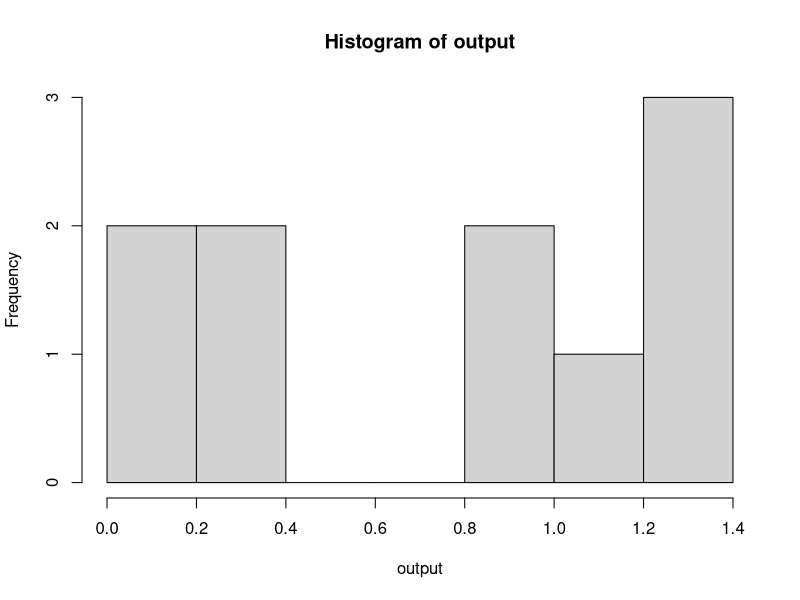
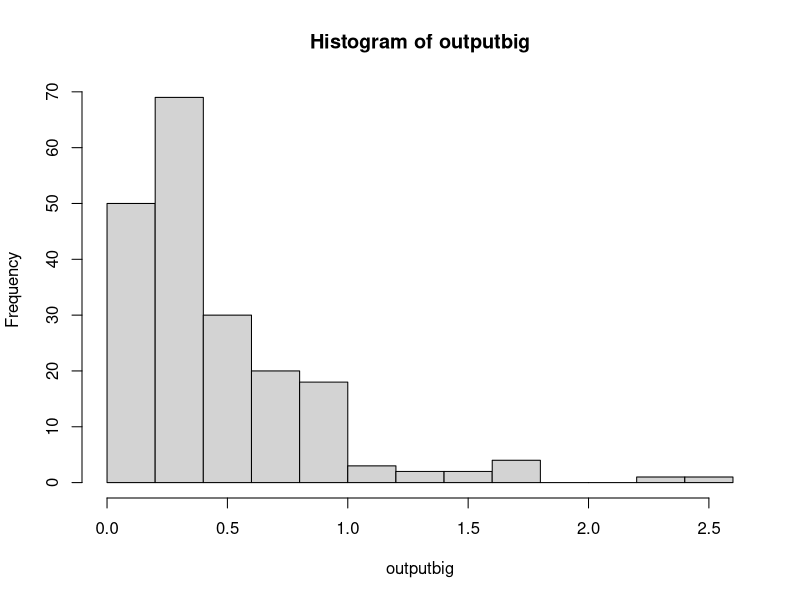
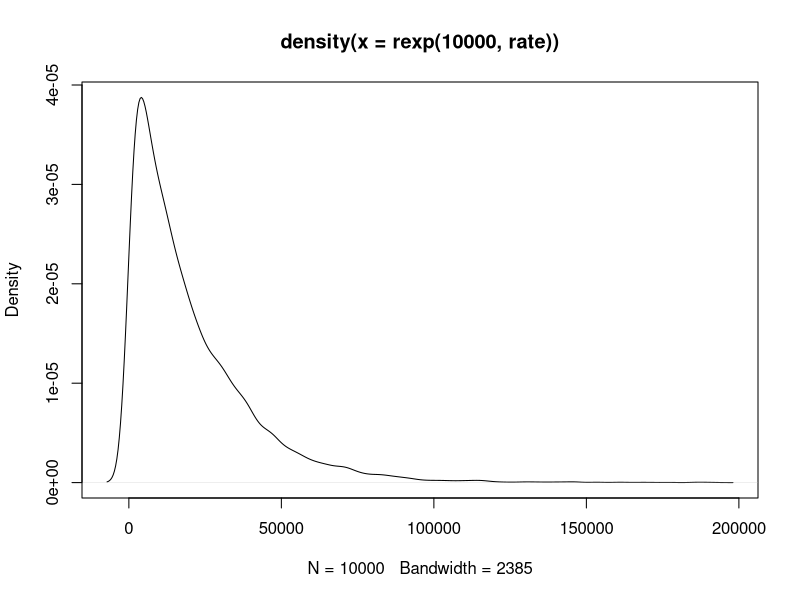
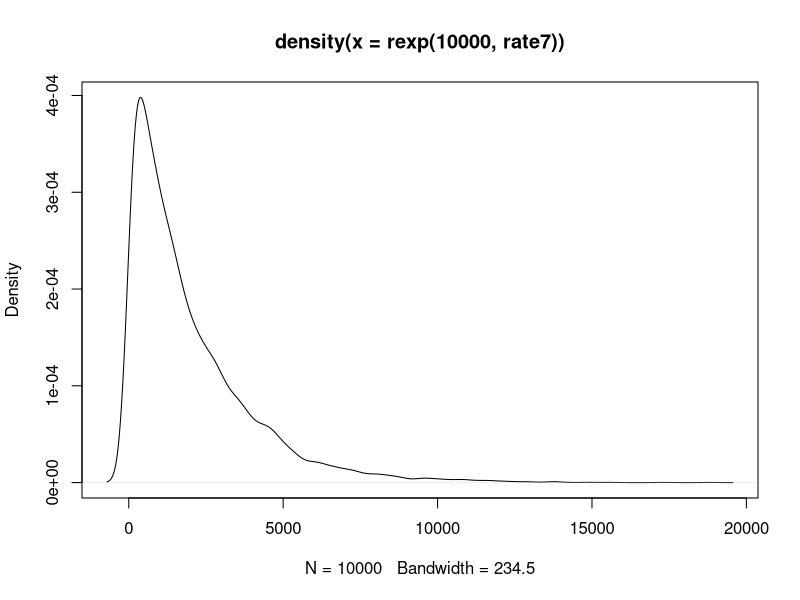

Write the R code that produced these figures, in order.
#M200A COALESCENCE EXERCISES,Dr. Kirk Lohmueller, Fall 2015
#Hayley Stansell
#
#
getwd()
setwd("C:\\Users\\Hayley\\eeb201hayleystansell")
getwd()
#
#
?rexp
#
output<-rexp(10,2)
#[1] 0.21809588 1.70468865 1.24958590 0.03783002 0.65334166 0.31265010 0.25168173 0.32412173 0.05198139 0.64820064
output
hist(output)
#This shows that most outputs are clustering just below 0.5
outputbig<-rexp(200,2)
outputbig
mean(outputbig)
#[1] 0.4781231
hist(outputbig)
#
#
#############################################################################################Exercise FIVE###############
#
#From previous work, it seems that the rate of coalescence should be 1/2N , where 2N is number of chromosomes
#
#
#############################################################################################EXERCISE SIX###############
#
#
rate<-1/20000
mean(rexp(10000, rate))
#[1] 19712.04
##########################a) what is the average time to most recent common ancestor in your simulation?
#19712.04 generations
##########################b) what is the theoretical expectation?
#20,000 generations
##########################c) how do the values compare?
# They are very close to one another. 
##########################d) make a density plot of simulated coalescent times
??densityplot
?density
?plot
density(rexp(10000,rate))
plot(density(rexp(10000,rate)))
#Success!!
##########################e) what is the standard deviation of the coal. times?
output<-rexp(10000,rate)
density(output)
sd(output)
#[1] 20371.65
#
#
#############################################################################################EXERCISE SEVEN#############
##answer parts a-e from Q6 for this simulation
# set 2N = 2000
#
rate7<-1/2000
mean(rexp(10000, rate7))
#[1] 2009.536
##########################a) what is the average time to most recent common ancestor in your simulation?
#2009.536 generations
##########################b) what is the theoretical expectation?
#2000 generations
##########################c) how do the values compare?
# They are very close to one another, just as in Exercise Six
##########################d) make a density plot of simulated coalescent times
density(rexp(10000,rate7))
plot(density(rexp(10000,rate7)))
#Success!! ---it looks nearly identical in shape to the plot from exercise six. 
#             The largest are occupies 0-5000, 1/10 of what was seen with the simulation where 2N=20000 (0-50000). It scales up.
##########################e) what is the standard deviation of the coal. times?
output7<-rexp(10000,rate7)
density(output7)
sd(output7)
#[1] 1999.717
#
##########################f) how does TMRCA from simulations in Q6 (2N =20,000) and Q7 (2N = 2,000) compare?
#  They are both theoretically (and approximately, in simulation) equal to 2N generations.
#  With the population size in Q7 being a tenth of the size of Q6, the resulting TMRCA is similarly one tenth. 
##########################g) what can you conclude about how the population size affects the expected coalescent time?
#  The expected coalescent time appears to scale in direct proportion with population size. 
#  As population size increases or decreases one way or another, the TMRCA is expected to shift accordingly and to the same degree.
#
#
#
##############################################################################################EXERCISE EIGHT#################
#
#POISSON RANDOM VARIABLES
?rpois
#rpois is the random variable generation for the Poisson dist. (there's also dpois, ppois, qpois)
#inputs are n, lambda . n is number of values to return, and lambda is a vector of (non-neg) means
# n is number of "draws", lambda is a rate parameter for the distribution -- rate = expected value (and variance) of the dist.
#
#given rate of occurence (here, 2), over a number of intervals (here, 10) 
#     - how many occurances of an event will there be in a given interval?
rpois(10,2)
#[1] 2 2 3 3 2 3 4 3 3 1
#
#simulate to show that the expected value of a given Poisson distribution is equal to the rate paramter (lambda)
mean(rpois(10000,2))
#[1] 1.9922 ----this mean is approximately 2 (the rate)
#
#getting workable syntax
2*10
1*(10^-4)
#[1] 1e-04
#
#
#
#################################a) add mutations to the geneologies (aka coal. times) simulated in Q6. 
# mu (aka lambda) = 1e-04
# coal. times from Q6 .... 2N = 20,000 . so, 20000 generations (theoretically)
# what is avg. # of SNPs/geneology (the mean! from the poisson)
#
rate8<-1/20000
rexp(10000, rate8) #gets 10,000 simulations of geneologies (coal. times) given 2N = 20,000. 
#10,000 similar/distributed coal. times. given those coal times...each output is an n...10,000 n's / draws for the Poisson
geneologies<-rexp(10000, rate8)
geneologies
#okay
#mean(rpois(geneologies, 1e-04))
#[1] 0 ....hmmmmmmm
#rpois(geneologies, 1e-04)
#all values are zero here.... hmmm
#for geneologies[i-10000]
rate<-1e-04 #no? is rate*geneology value?
rate
for (i in geneologies){
  rate<-1e-04*geneologies[i]
  rpois(i, rate)
  output<-mean(rpois(i,rate))
}
#slow-ish, but not locked up
output
#[1] 0.0001249649
#very close to the rate!
#################################b) What is the average number of SNPs per geneology?
# From my simulation, it appears that the average number of SNPs per geneology closely approximates 
# the given input mutation rate of 0.0002. The number generated through my simulation was ~0.000125
#
#
#################################c) given that Theta = 4N(mu), what is theta predicted to be in this example?
Theta<-2*20000*(1e-04)
Theta
# 4, if working with theoretical values of N and mu . 

#~~~~~~~~~~~~~~~~~~~~~~~~~~~~~~~~~~~~~~~~~~~~~~~~~~~~~~~~~~~~~~~b) TAKE TWO
#feel like my output for b) was incorrect, a my rate did not factor in the length of each geneology as it went
geneologies<-rexp(10000, rate8)
geneologies
#okay
#mean(rpois(geneologies, 1e-04))
#[1] 0 ....hmmmmmmm
#rpois(geneologies, 1e-04)
#all values are zero here.... hmmm
#for geneologies[i-10000]

for (i in geneologies){
  rate<- 1e-04*geneologies #this worked! took out the [i] (had *geneologies[i])
  rpois(i, rate) #appears to output a bunch of values that seem okay....integer numbers, mostly under 5, some up to ~20
  output<-mean(rpois(i,rate))
}
#slow-ish, but not locked up
output
#[1] 1.95577 #avg number of SNPs/geneology
1e-04*20000
#[1] 2
# HERE, the output from this simulation appears to approximate the value of mu*number of geneologies....or, mu*coal.time. 
# So, the average number of SNPs per coalescent time (geneology), is approximating the rate of mutation for the 
# theoretical/ideal. parameters
#
#~~~~~~~~~~~~~~~~~~~~~~~~~~~~~~~~~~~~~~~~~~~~~~~~~~~~~~~~~~~c) BACK TO C
#################################c) given that Theta = 4N(mu), what is theta predicted to be in this example?
Theta<-2*20000*(1e-04) # = 4N(mu)
Theta
# [1] 2, if working with theoretical values of N and mu . 
#
#################################d) how does this value of theta compare to the average number of SNPs seen in the simmulations?
# Theta appears to be aaproximately equal to the average (or expected) number of SNPs per geneology (here, 2). 
#
#
#################################e) TOTALLY NEATZ!
#
#
#################################f) make a density plot of the number of SNPs per simulation replicate....
geneologies<-rexp(10000, rate8)
geneologies
#okay
#mean(rpois(geneologies, 1e-04))
#[1] 0 ....hmmmmmmm
#rpois(geneologies, 1e-04)
#all values are zero here.... hmmm
#for geneologies[i-10000]

for (i in geneologies){
  rate<- 1e-04*geneologies #this worked! took out the [i] (had *geneologies[i])
  rpois(i, rate) #appears to output a bunch of values that seem okay....integer numbers, mostly under 5, some up to ~20
  output<-mean(rpois(i,rate))
}
#slow-ish, but not locked up
output
